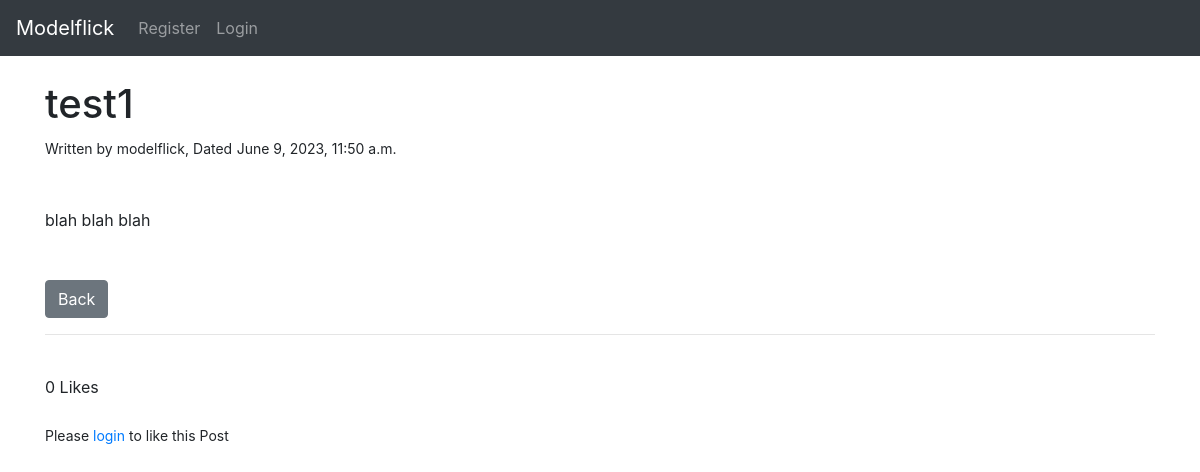
Page /article/1 on the earlier database version.
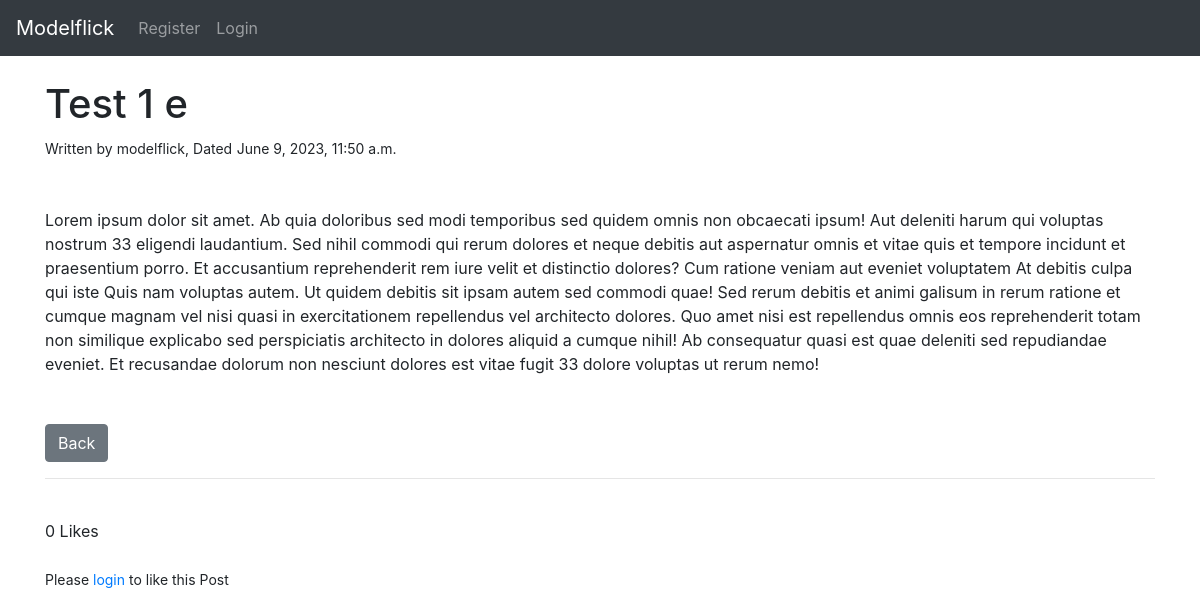
Same page on the later database version.
### theblog/models.py (models this page shows, shortened)
class Post(models.Model):
    title = models.CharField(max_length=255)
    title_tag = models.CharField(max_length=255)
    author = models.ForeignKey(User, on_delete=models.CASCADE)
    body = models.TextField()
    post_date = models.DateTimeField(auto_now_add=True)
    likes = models.ManyToManyField(User, related_name='blog_post')
    def total_likes(self):
        return self.likes.count()

### theblog/views.py (the view)
# urls.py: path('article/<int:pk>', ArticleDetailView.as_view(), name = 'article_detail'),
class ArticleDetailView(DetailView):
    model = Post
    template_name = 'article_detail.html'
    def get_context_data(self, *args, **kwargs):
        context = super(ArticleDetailView, self).get_context_data(*args, **kwargs)
        stuff = get_object_or_404(Post, id=self.kwargs['pk'])
        total_likes= stuff.total_likes()
        liked = False
        if stuff.likes.filter(id=self.request.user.id).exists():
            liked = True
        context["total_likes"] = total_likes
        context["liked"] = liked
        return context

### theblog/templates/article_detail.html (shortened to what this page needs)
{% extends 'base.html' %}
{% block content %}
    <h1>{{ post.title }}</h1>
    <small> Written by {{ post.author }}, Dated</small>
    <small>{{ post.post_date }}</small>
    <br/>
    <br/><br/>
    {{ post.body|safe }}
    <br/><br/><br/>
    <a  href="{% url 'home' %}" class="btn btn-secondary" type = button >Back</a>
    <br/>
    <hr>
    <br/>
    <form action="{% url 'like_post' post.pk %}" method="POST">
        {{ total_likes }} Likes
        <br/>
        {% if user.is_authenticated %}
            {% if liked %}
                <button type="submit", name="post_id", value="{{ post.id }}", class="btn btn-danger btn-sm">Unlike</button>
            {% else %}
                <button type="submit", name="post_id", value="{{ post.id }}", class="btn btn-primary btn-sm">Like</button>
            {% endif %}
        {% else %}
        <br/>
        <small>Please <a href="{% url 'login' %}">login</a>  to like this Post</small>
        {% endif %}
    </form>
{% endblock %}

Differences in the rows shown:
changed Post "modelflick": title "test1" → "Test 1 e"; body "blah blah blah" → "Lorem ipsum dolor sit amet. Ab quia doloribus sed modi temporibus sed quidem omnis non obcaecati ipsum! Aut deleniti harum qui voluptas nostrum 33 eligendi laudantium. Sed nihil commodi qui rerum dolores et neque debitis aut aspernatur omnis et vitae quis et tempore incidunt et praesentium porro. Et accusantium reprehenderit rem iure velit et distinctio dolores? Cum ratione veniam aut eveniet voluptatem At debitis culpa qui iste Quis nam voluptas autem. Ut quidem debitis sit ipsam autem sed commodi quae! Sed rerum debitis et animi galisum in rerum ratione et cumque magnam vel nisi quasi in exercitationem repellendus vel architecto dolores. Quo amet nisi est repellendus omnis eos…"
